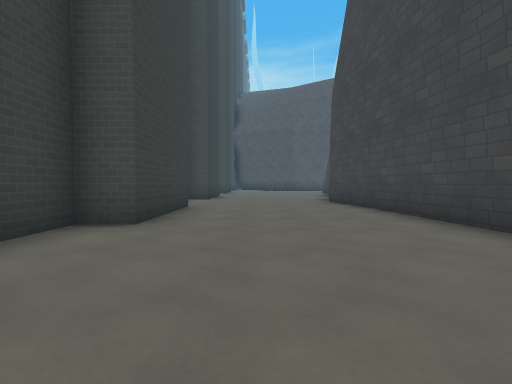
[1] (above)

23 first-person views from a walk through a Godot game level. The camera is 1.2 m above the floor, tilts 2° down and sees 90° across. The floor is counted in squares, 2 m on a side. Each view is taken from the middle of a square. On the plan, view 1 faces up. The plan holds only what a view shows up to about 9 squares ahead; the rest is blank. The place goes on beyond the plan. Surface patterns are stand-ins for the level's own textures.

[2]
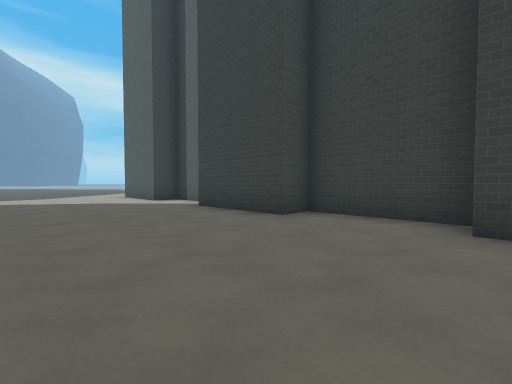

[3]
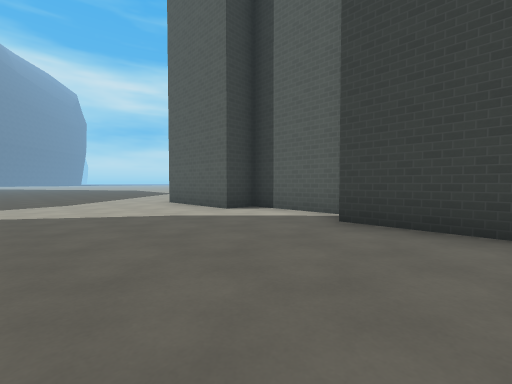

[4]
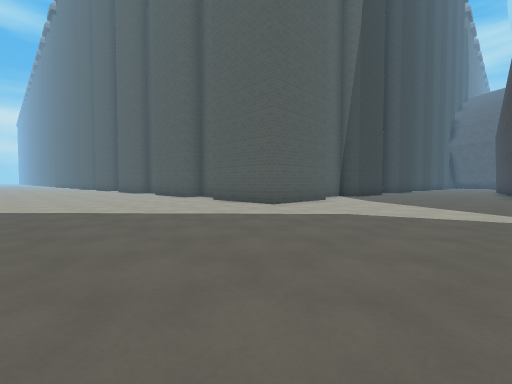

[5]
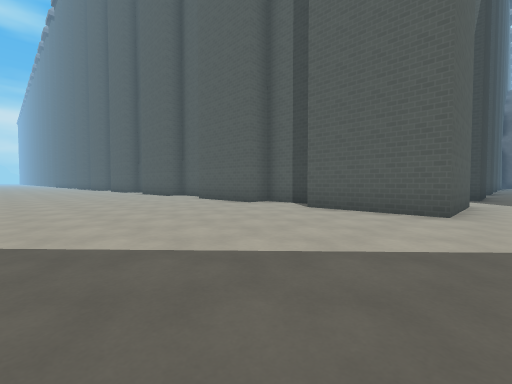

[6]
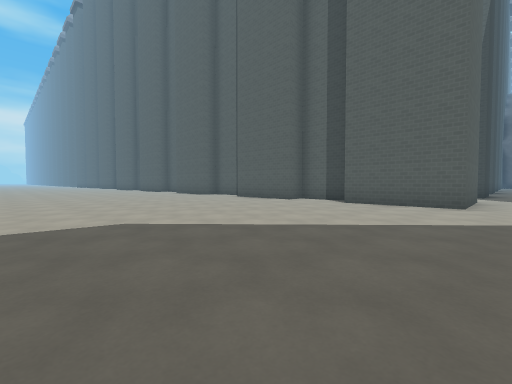

[7]
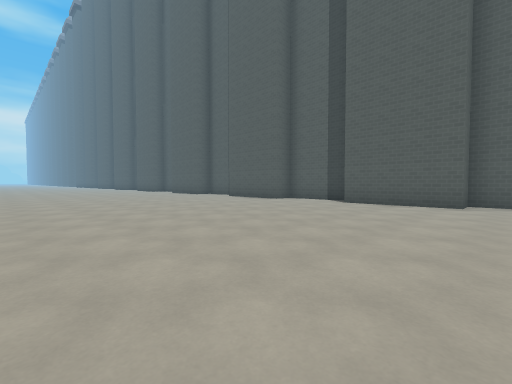

[8]
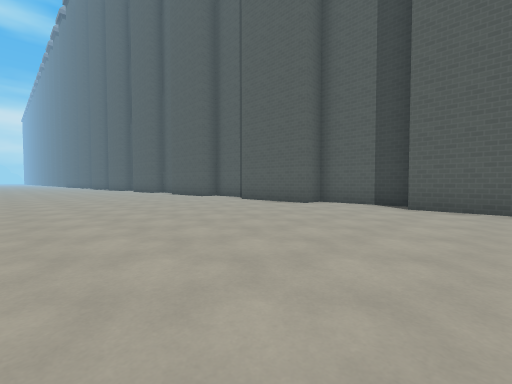

[9]
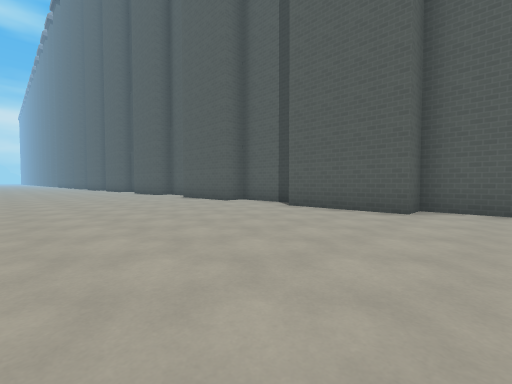

[10]
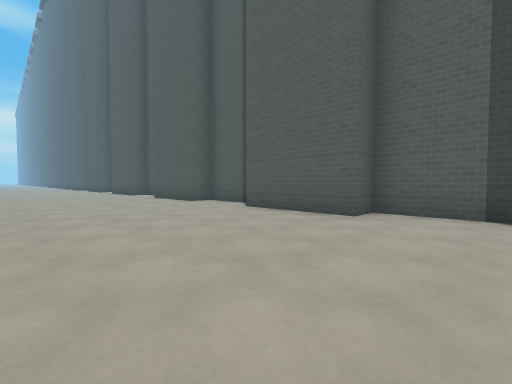

[11]
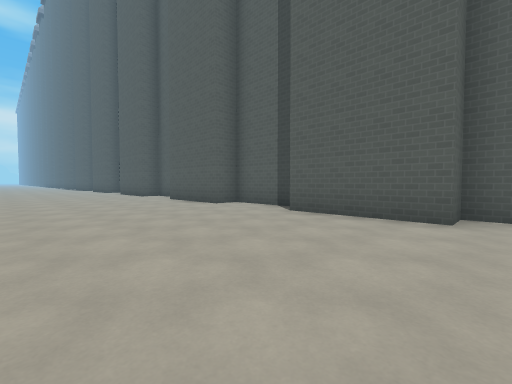

[12]
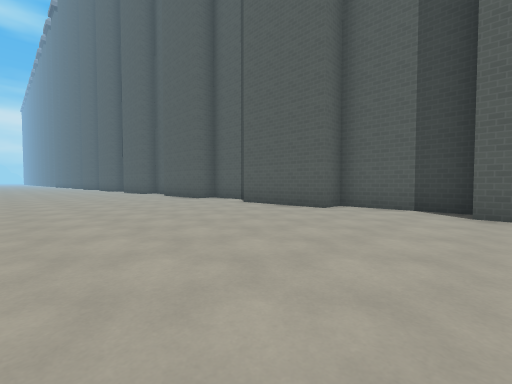

[13]
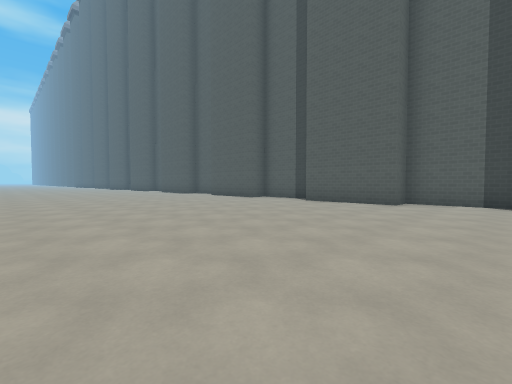

[14]
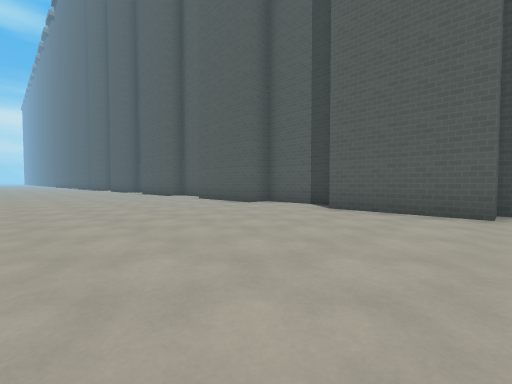

[15]
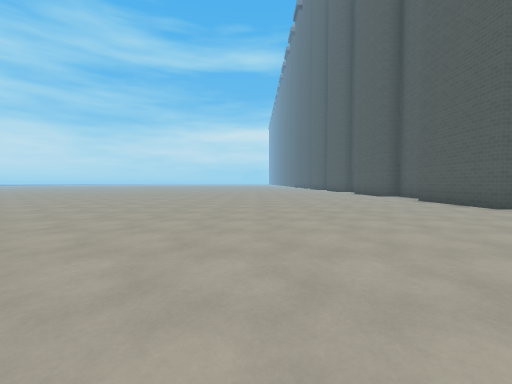

[16]
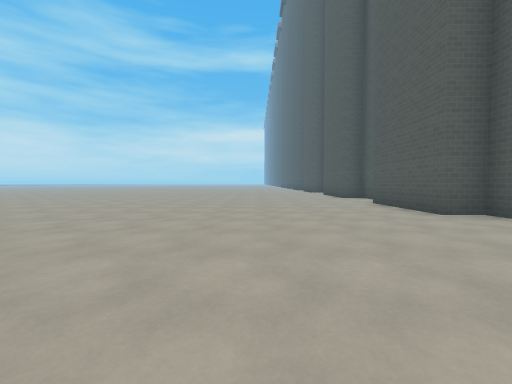

[17]
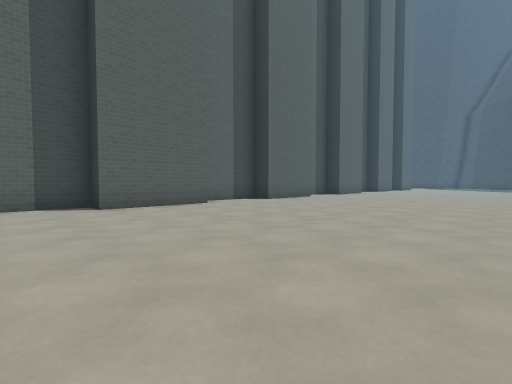

[18]
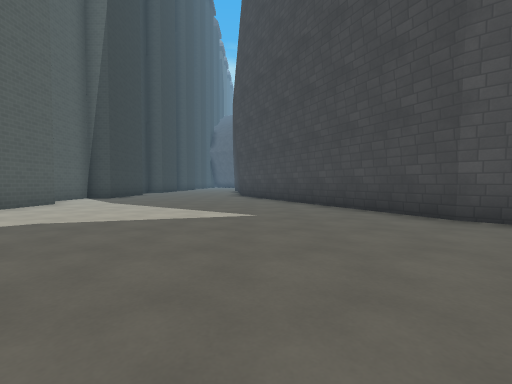

[19]
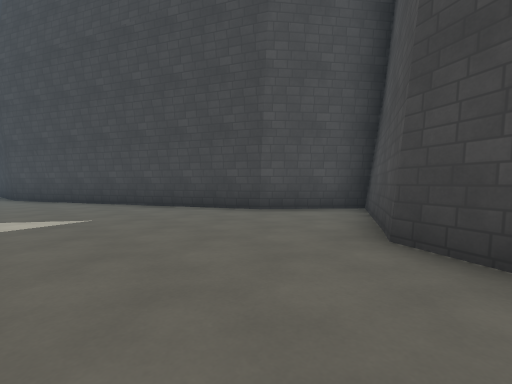

[20]
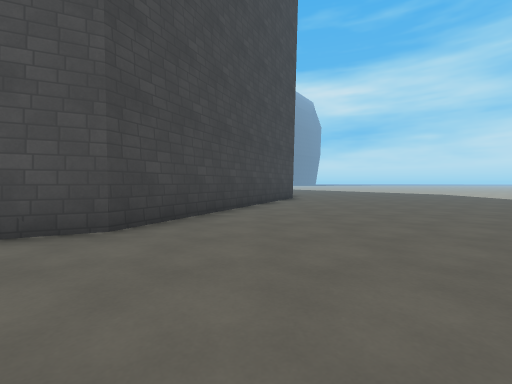

[21]
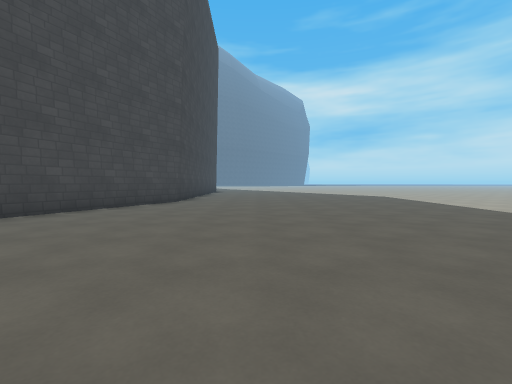

[22]
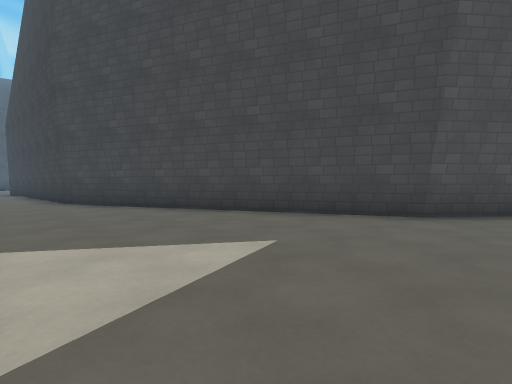

[23]
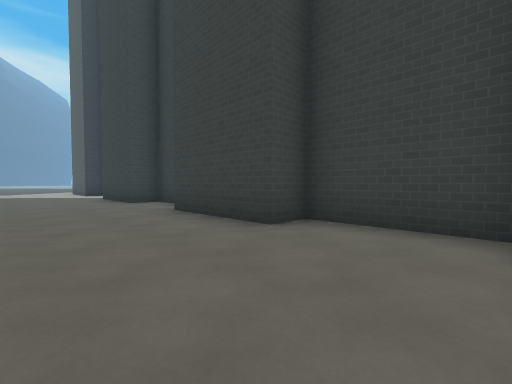

### Floor plan
Points are (right, up) in squares from view 1. A wall is a line through its corners. A room is listed if a view was taken in it or the views show most of it. See-through windows are left out.
Room 1 (views 1, 2, 3, 4, 5, 6, 7, 8, 9, 10, 11, 12, 13, 14, 15, 16, 17, 18, 19, 20, 21, 22, 23)
walls: (-15.9, -6.7) (-18, -6.7) (-18, -7.5) (-20.9, -7.5); (-9.8, -6.7) (-12.4, -6.7) (-12.4, -7.5) (-15.2, -7.5); (-21.6, -6.7) (-23.6, -6.7) (-23.6, -7.5) (-26.4, -7.5) (-26.4, -6.7) (-29.2, -6.7) (-29.2, -7.5) (-32.1, -7.5); (-5, -6.7) (-6.8, -6.7) (-6.8, -7.5) (-9.8, -7.5); (-2.6, -2.2) (-2.6, -4.7) (-1.7, -4.7) (-1.7, -7.5) (-4.6, -7.5); (-32.4, -6.7) (-34.8, -6.7) (-34.8, -7.5) (-37.8, -7.5); (2.5, -19.1) (2.5, -18.4) (5.8, -11.1) (8.6, -9.9); (8.5, -9.1) (7.2, -8) (3.3, -0.3) (2.6, 6.7); (-2.6, 9.1) (-2.6, 6.6) (-1.7, 6.6) (-1.7, 3.7) (-2.6, 3.7) (-2.6, 1) (-1.7, 1) (-1.7, -2); (2.7, 6.3) (2.3, 8.2)

Where each view was taken, in squares from view 1:
view 1: 0 up, 0 right, facing up
view 2: 4 up, 2 right, facing down-left
view 3: 0 up, 2 right, facing down-left
view 4: 13 down, 3 right, facing up-left
view 5: 13 down, 1 left, facing up-left
view 6: 15 down, 1 left, facing up-left
view 7: 15 down, 6 left, facing up-left
view 8: 14 down, 8 left, facing up-left
view 9: 13 down, 11 left, facing up-left
view 10: 12 down, 16 left, facing up-left
view 11: 12 down, 23 left, facing up-left
view 12: 13 down, 26 left, facing up-left
view 13: 15 down, 27 left, facing up-left
view 14: 13 down, 29 left, facing up-left
view 15: 13 down, 29 left, facing left
view 16: 11 down, 30 left, facing left
view 17: 14 down, 28 left, facing up-right
view 18: 12 down, 4 right, facing up
view 19: 12 down, 3 right, facing up-right
view 20: 8 down, 4 right, facing down
view 21: 10 down, 0 right, facing down
view 22: 9 down, 2 right, facing up-right
view 23: 9 up, 1 right, facing down-left
